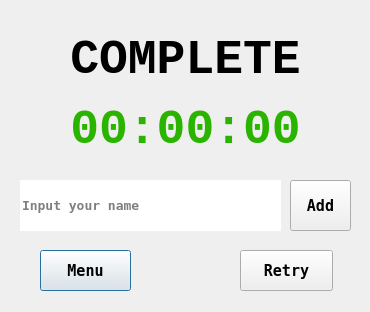
<?xml version="1.0" encoding="UTF-8"?>
<ui version="4.0">
 <class>Dialog</class>
 <widget class="QDialog" name="Dialog">
  <property name="geometry">
   <rect>
    <x>0</x>
    <y>0</y>
    <width>370</width>
    <height>312</height>
   </rect>
  </property>
  <property name="minimumSize">
   <size>
    <width>370</width>
    <height>312</height>
   </size>
  </property>
  <property name="maximumSize">
   <size>
    <width>370</width>
    <height>312</height>
   </size>
  </property>
  <property name="windowTitle">
   <string>congratulations!</string>
  </property>
  <widget class="QLabel" name="label">
   <property name="geometry">
    <rect>
     <x>20</x>
     <y>20</y>
     <width>331</width>
     <height>81</height>
    </rect>
   </property>
   <property name="font">
    <font>
     <family>Courier New</family>
     <pointsize>36</pointsize>
     <weight>75</weight>
     <bold>true</bold>
    </font>
   </property>
   <property name="text">
    <string>COMPLETE</string>
   </property>
   <property name="alignment">
    <set>Qt::AlignCenter</set>
   </property>
  </widget>
  <widget class="QPushButton" name="pushButton">
   <property name="geometry">
    <rect>
     <x>40</x>
     <y>250</y>
     <width>91</width>
     <height>41</height>
    </rect>
   </property>
   <property name="font">
    <font>
     <family>Terminal</family>
     <pointsize>11</pointsize>
     <weight>75</weight>
     <bold>true</bold>
    </font>
   </property>
   <property name="text">
    <string>Menu</string>
   </property>
  </widget>
  <widget class="QPushButton" name="pushButton_2">
   <property name="geometry">
    <rect>
     <x>240</x>
     <y>250</y>
     <width>93</width>
     <height>41</height>
    </rect>
   </property>
   <property name="font">
    <font>
     <family>Terminal</family>
     <pointsize>11</pointsize>
     <weight>75</weight>
     <bold>true</bold>
    </font>
   </property>
   <property name="text">
    <string>Retry</string>
   </property>
  </widget>
  <widget class="QLabel" name="timeLabel">
   <property name="geometry">
    <rect>
     <x>20</x>
     <y>90</y>
     <width>331</width>
     <height>81</height>
    </rect>
   </property>
   <property name="font">
    <font>
     <family>Courier New</family>
     <pointsize>36</pointsize>
     <weight>75</weight>
     <bold>true</bold>
    </font>
   </property>
   <property name="styleSheet">
    <string notr="true">QLabel {
	color: rgb(42, 180, 0)
}</string>
   </property>
   <property name="text">
    <string>00:00:00</string>
   </property>
   <property name="alignment">
    <set>Qt::AlignCenter</set>
   </property>
  </widget>
  <widget class="QLineEdit" name="lineEdit">
   <property name="geometry">
    <rect>
     <x>20</x>
     <y>180</y>
     <width>261</width>
     <height>51</height>
    </rect>
   </property>
   <property name="font">
    <font>
     <family>Terminal</family>
     <pointsize>10</pointsize>
     <weight>75</weight>
     <bold>true</bold>
    </font>
   </property>
   <property name="inputMask">
    <string/>
   </property>
   <property name="text">
    <string/>
   </property>
   <property name="frame">
    <bool>false</bool>
   </property>
   <property name="placeholderText">
    <string>Input your name</string>
   </property>
  </widget>
  <widget class="QPushButton" name="addButton">
   <property name="geometry">
    <rect>
     <x>290</x>
     <y>180</y>
     <width>61</width>
     <height>51</height>
    </rect>
   </property>
   <property name="font">
    <font>
     <family>Terminal</family>
     <pointsize>11</pointsize>
     <weight>75</weight>
     <bold>true</bold>
    </font>
   </property>
   <property name="text">
    <string>Add</string>
   </property>
  </widget>
 </widget>
 <resources/>
 <connections/>
</ui>
